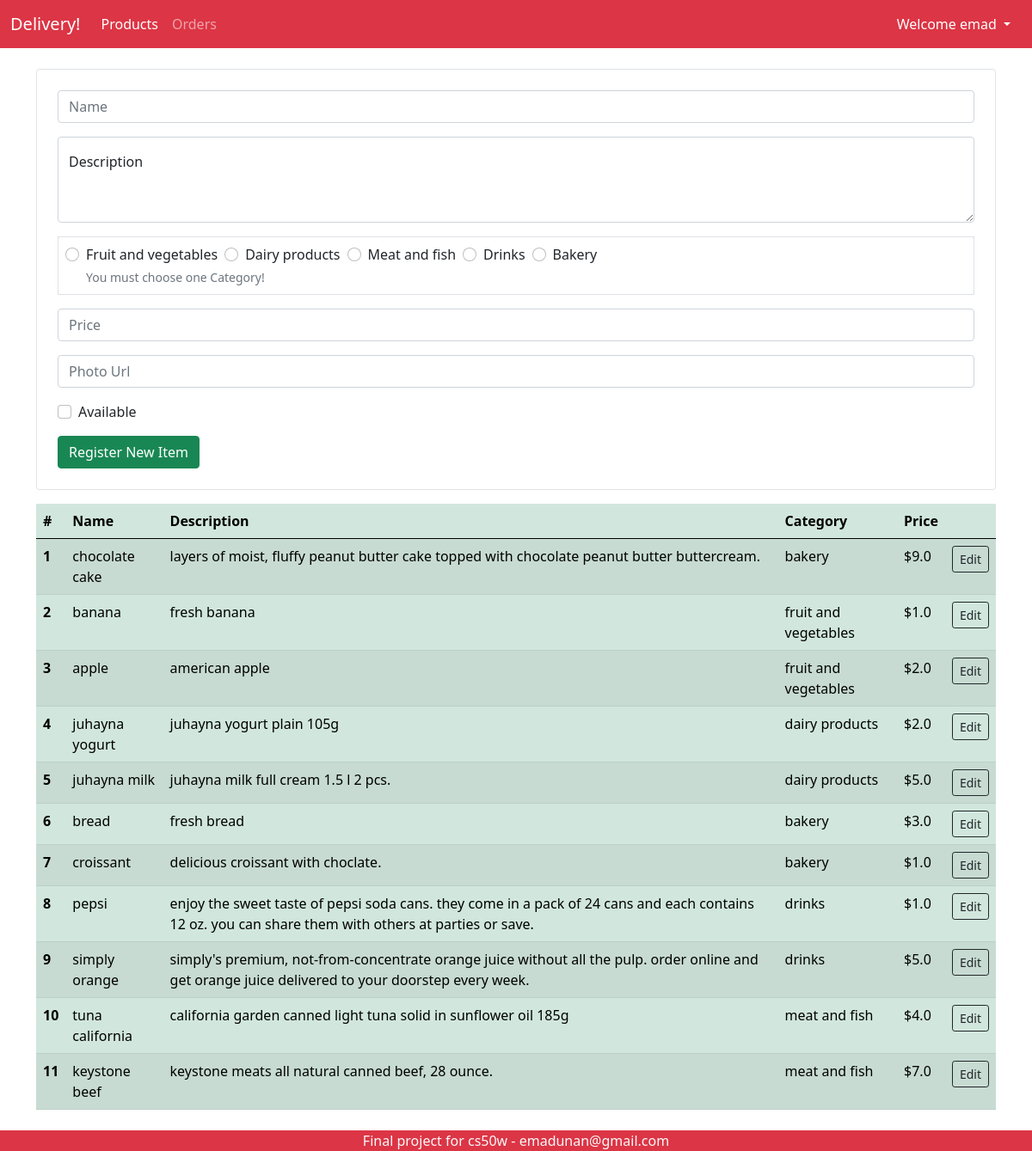
/dataentry (signed in), run on an earlier commit of the app's database.
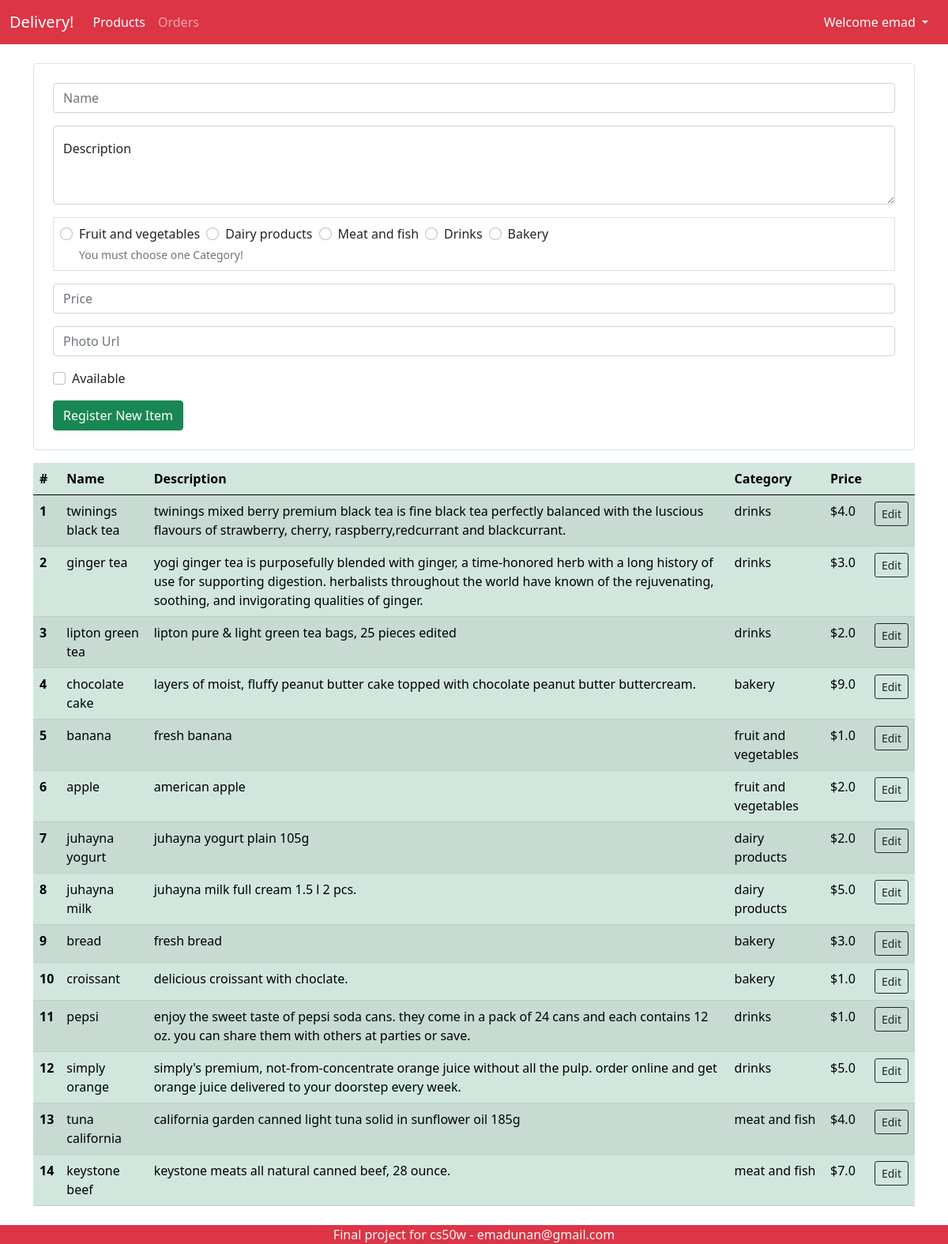
And on a later commit of the database.
### delivery/models.py (models this page shows, shortened)
class User(AbstractUser):
    phone = models.CharField(max_length=15)
    address = models.TextField(max_length=255)

class Item(models.Model):
    name = models.CharField(max_length=255)
    description = models.TextField(max_length=1000)
    category = models.CharField(max_length=50)
    price = models.FloatField()
    photo_url = models.TextField()
    availability = models.BooleanField(default=True)
    created_at = models.DateTimeField(default=timezone.now)
    class Meta:
        constraints = [
            models.UniqueConstraint(name='unique_name', fields=['name'])
        ]

### delivery/views.py (the view)
# urls.py: path('dataentry', views.data_entry, name="dataentry"),
@login_required
def data_entry(request):
    if request.method == "POST":
        name = request.POST["name"]
        description = request.POST["description"]
        category = request.POST.get("category")
        price = request.POST["price"]
        photoUrl = request.POST["photoUrl"]
        availability = request.POST.get("availability", "unavailable") == "available"
        if name == '' or description == '' or category == None or price == '' or photoUrl == '':
            return render(request, "delivery/dataentry.html", {
                "message": "Invalid Input value, fill all input fields and try again."
            })
        try:
            item = Item.objects.create(
                name=name.lower(),
                description=description.lower(),
                category=category,
                price=price,
                photo_url=photoUrl,
                availability=availability)
            item.save()
        except IntegrityError:
            return render(request, "delivery/dataentry.html", {
                "message": "This item is already registered."
            })
        return HttpResponseRedirect(reverse("dataentry"))
    else:
        items = Item.objects.all().order_by('-created_at')
        return render(request, "delivery/dataentry.html", {
            "items": items
        })

### delivery/templatetags/delivery_extras.py (called while the page is built)
@register.filter(name='has_group')
def has_group(user, group_name):
    group = Group.objects.get(name=group_name)
    return True if group in user.groups.all() else False

### delivery/templates/delivery/dataentry.html (shortened to what this page needs)
{% extends 'delivery/layout.html' %}
{% block body %}
<div id="register-items__section" class="p-4 border rounded">
    <form action="{% url 'dataentry' %}" method="POST">
        <div class="mb-3">
            <input type="text" class="form-control" id="InputItemName" name="name" placeholder="Name">
        </div>
        <div class="form-floating mb-3">
            <textarea class="form-control" placeholder="Leave a comment here" id="InputItemDescription"
                name="description" style="height: 100px"></textarea>
            <label for="InputItemDescription">Description</label>
        </div>
        <div id="categories__container" class="mb-3 p-2 border">
            <div id="categories-input__radios">
                <div class="form-check me-2">
                    <input class="form-check-input" type="radio" name="category" value="fruit and vegetables"
                        id="InputItemCategory1">
                    <label class="form-check-label" for="InputItemCategory1">
                        Fruit and vegetables
                    </label>
                </div>
                <div class="form-check me-2">
                    <input class="form-check-input" type="radio" name="category" value="dairy products"
                        id="InputItemCategory2">
                    <label class="form-check-label" for="InputItemCategory2">
                        Dairy products
                    </label>
                </div>
                <div class="form-check me-2">
                    <input class="form-check-input" type="radio" name="category" value="meat and fish"
                        id="InputItemCategory3">
                    <label class="form-check-label" for="InputItemCategory3">
                        Meat and fish
                    </label>
                </div>
                <div class="form-check me-2">
                    <input class="form-check-input" type="radio" name="category" value="drinks" id="InputItemCategory4">
                    <label class="form-check-label" for="InputItemCategory4">
                        Drinks
                    </label>
                </div>
                <div class="form-check me-2">
                    <input class="form-check-input" type="radio" name="category" value="bakery" id="InputItemCategory5">
                    <label class="form-check-label" for="InputItemCategory5">
                        Bakery
                    </label>
                </div>
            </div>
            <small id="category-choose__hint" class="ms-4">You must choose one Category!</small>
        </div>
        <div class="mb-3">
            <input type="number" class="form-control" id="InputItemPrice" name="price" placeholder="Price">
        </div>
        <div class="mb-3">
            <input type="text" class="form-control" id="InputItemPhotoUrl" name="photoUrl" placeholder="Photo Url">
        </div>
        <div class="mb-3 form-check">
            <input type="checkbox" name="availability" value="available" class="form-check-input"
                id="InputItemAvailability">
            <label class="form-check-label" for="InputItemAvailability">Available</label>
        </div>
        <button type="submit" class="btn btn-success">Register New Item</button>
    </form>
</div>
<div id="preview-items__section" class="mt-3">
    <table class="table table-success table-striped">
        <thead>
            <tr>
                <th scope="col">#</th>
                <th scope="col">Name</th>
                <th scope="col">Description</th>
                <th scope="col">Category</th>
                <th scope="col">Price</th>
                <th scope="col"></th>
            </tr>
        </thead>
        <tbody>
            {% for item in items %}
            <tr>
                <th scope="row">{{forloop.counter}}</th>
                <td>{{item.name}}</td>
                <td>{{item.description}}</td>
                <td>{{item.category}}</td>
                <td>${{item.price}}</td>
                <td><button class="btn btn-outline-dark btn-sm edit-item__btn">Edit</button></td>
            </tr>
            {% endfor %}
        </tbody>
    </table>
</div>
{% endblock %}

### delivery/templates/delivery/layout.html (shortened to what this page needs)
{% load static %}
{% load delivery_extras %}
<!DOCTYPE html>
<html lang="en">
<head>
    <link href="https://cdn.jsdelivr.net/npm/bootstrap@5.0.0-beta3/dist/css/bootstrap.min.css" rel="stylesheet"
>
    <link rel="stylesheet" href="{% static 'delivery/style.css' %}">
</head>
<body>
    <header>
        <nav class="navbar navbar-expand-lg navbar-dark bg-danger">
            <div class="container-fluid">
                <a class="navbar-brand" href="#">Delivery!</a>
                <div class="collapse navbar-collapse" id="navbarSupportedContent">
                    <ul class="navbar-nav me-auto mb-2 mb-lg-0">
                        {% if not user.is_authenticated or request.user|has_group:"customer" %}
                        <li class="nav-item">
                            <a class="nav-link active" aria-current="page" href="{% url 'index' %}">Products</a>
                        </li>
                        {% endif %}
                        {% if request.user|has_group:"customer" %}
                        <li class="nav-item">
                            <a class="nav-link" href="{% url 'orders' %}">Orders</a>
                        </li>
                        {% endif %}
                    </ul>
                    {% if  user.is_authenticated%}
                    <div class="btn-group">
                        <button type="button" class="btn btn-danger dropdown-toggle" data-bs-toggle="dropdown" aria-expanded="false">
                          Welcome {{user.username}}
                        </button>
                    </div>
                    {% else %}
                    <div class="btn-group">
                        <a class="btn btn-danger" href="{% url 'register' %}">Register</a>
                        <a class="btn btn-danger" href="{% url 'login' %}">Login</a>
                    </div>
                    {% endif %}
                </div>
            </div>
        </nav>
    </header>
    <main>
        <div class="container">
            {% block body %}
            {% endblock %}
        </div>
    </main>
    <footer class="bg-danger text-center text-light">
        Final project for cs50w - emadunan@gmail.com
    </footer>
</body>
</html>

### delivery/static/delivery/style.css (style rules this page uses)
header { z-index: 3; position: fixed; top: 0; width: 100%; }
footer { width: 100%; position: fixed; left: 0; bottom: 0; }
main { margin-top: 5rem; margin-bottom: 3rem; }
#categories-input__radios { display: flex; flex-wrap: wrap; }
#category-choose__hint { color: #6c757d; }

What changed in the data, as far as the page shows it:
added Item: name "twinings black tea", description "twinings mixed berry premium black tea is fine black tea perfectly balanced with the luscious flavours of strawberry, cherry, raspberry,redcurrant and blackcurrant.", category "drinks", price "4.0"
added Item: name "ginger tea", description "yogi ginger tea is purposefully blended with ginger, a time-honored herb with a long history of use for supporting digestion. herbalists throughout the world have known of the rejuvenating, soothing, and invigorating qualities of ginger.", category "drinks", price "3.0"
added Item: name "lipton green tea", description "lipton pure & light green tea bags, 25 pieces edited", category "drinks", price "2.0"
